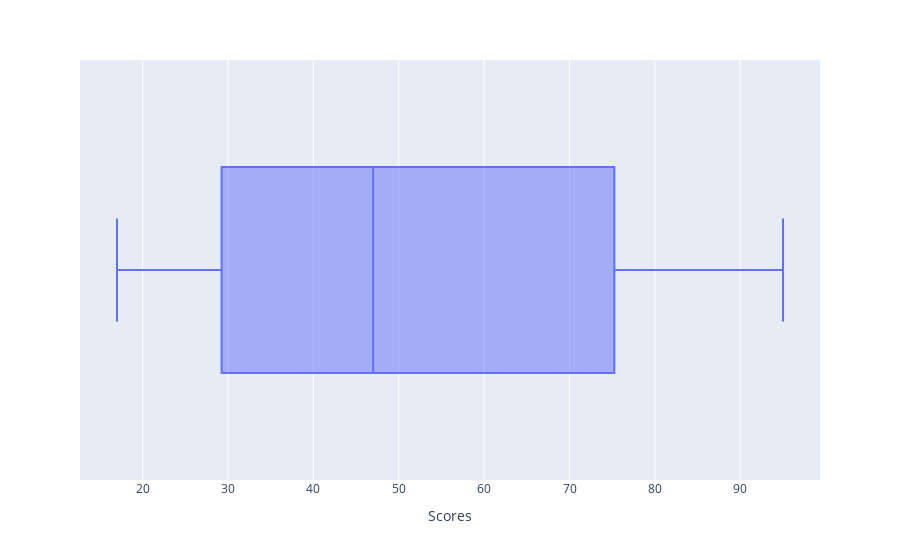

Notebook source saved alongside this figure:
### Code cell
fig = px.box(s_data,'Scores')
fig.show()

### Figure 1 — Plotly figure (JSON) as saved in the notebook; plotly's stock layout.template omitted (floating-point values rounded to 4 significant figures)
{"data": [{"alignmentgroup": "True", "hovertemplate": "Scores=%{x}<extra></extra>", "legendgroup": "", "marker": {"color": "#636efa"}, "name": "", "notched": false, "offsetgroup": "", "orientation": "h", "showlegend": false, "type": "box", "x": [21, 47, 27, 75, 30, 20, 88, 60, 81, 25, 85, 62, 41, 42, 17, 95, 30, 24, 67, 69, 30, 54, 35, 76, 86], "x0": " ", "xaxis": "x", "y0": " ", "yaxis": "y"}], "layout": {"boxmode": "group", "legend": {"tracegroupgap": 0}, "margin": {"t": 60}, "xaxis": {"anchor": "y", "domain": [0, 1], "title": {"text": "Scores"}}, "yaxis": {"anchor": "x", "domain": [0, 1]}}}
